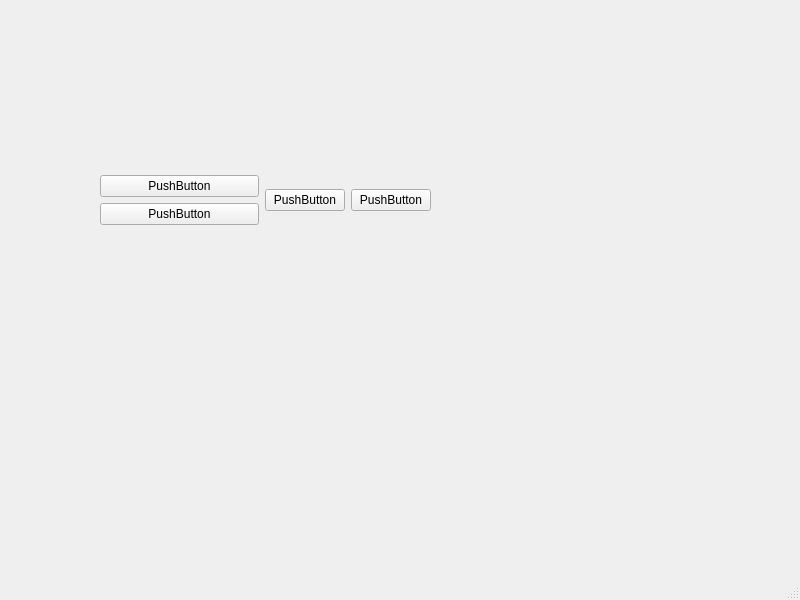
<?xml version="1.0" encoding="UTF-8"?>
<ui version="4.0">
 <class>MainWindow</class>
 <widget class="QMainWindow" name="MainWindow">
  <property name="geometry">
   <rect>
    <x>0</x>
    <y>0</y>
    <width>800</width>
    <height>600</height>
   </rect>
  </property>
  <property name="windowTitle">
   <string>MainWindow</string>
  </property>
  <widget class="QWidget" name="centralwidget">
   <widget class="QWidget" name="gridLayoutWidget">
    <property name="geometry">
     <rect>
      <x>100</x>
      <y>90</y>
      <width>331</width>
      <height>221</height>
     </rect>
    </property>
    <layout class="QGridLayout" name="gridLayout">
     <item row="0" column="0">
      <layout class="QVBoxLayout" name="verticalLayout">
       <item>
        <widget class="QPushButton" name="pushButton">
         <property name="text">
          <string>PushButton</string>
         </property>
        </widget>
       </item>
       <item>
        <widget class="QPushButton" name="pushButton_2">
         <property name="text">
          <string>PushButton</string>
         </property>
        </widget>
       </item>
      </layout>
     </item>
     <item row="0" column="1">
      <layout class="QHBoxLayout" name="horizontalLayout_2">
       <item>
        <widget class="QPushButton" name="pushButton_6">
         <property name="text">
          <string>PushButton</string>
         </property>
        </widget>
       </item>
       <item>
        <widget class="QPushButton" name="pushButton_3">
         <property name="text">
          <string>PushButton</string>
         </property>
        </widget>
       </item>
      </layout>
     </item>
    </layout>
   </widget>
  </widget>
  <widget class="QMenuBar" name="menubar">
   <property name="geometry">
    <rect>
     <x>0</x>
     <y>0</y>
     <width>800</width>
     <height>21</height>
    </rect>
   </property>
  </widget>
  <widget class="QStatusBar" name="statusbar"/>
 </widget>
 <resources/>
 <connections/>
</ui>
